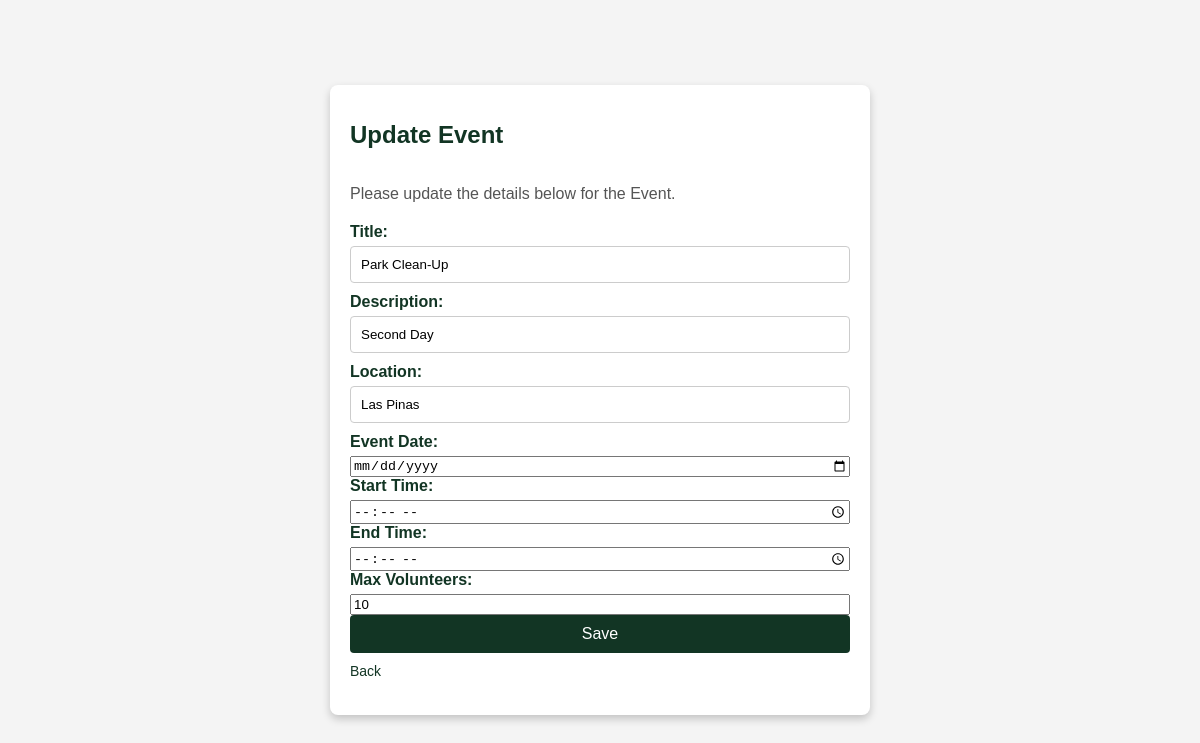
The app's page /updateevent/17/edit with its own data.
### app/models.py (models this page shows, shortened)
class Event(models.Model):
    title = models.CharField(max_length=100)
    description = models.TextField(max_length =300)
    location = models.CharField(max_length=255)
    event_date = models.DateField()
    start_time = models.TimeField()
    end_time = models.TimeField()
    max_volunteers = models.IntegerField()

### app/views.py (the view, shortened to what this page needs)
# urls.py: path('updateevent/<int:pk>/edit', AdminEventUpdateView.as_view(), name='update_event'),
class AdminEventUpdateView(UpdateView):
    model = Event
    fields = ['title', 'description', 'location', 'event_date',
              'start_time', 'end_time', 'max_volunteers']
    template_name = 'app/update_event.html'

### app/templates/app/update_event.html (shortened to what this page needs)
{% load static %}
<head>
    <link rel="stylesheet" href="{% static 'css/update.css' %}">
</head>
{% block content %}
    <div class="form-container">
        <div class="header">
            <h1>Update Event</h1>
        </div>
        <p class="intro-text">Please update the details below for the Event.</p>
        <form action="{% url 'update_event' object.pk %}" method="post">
            <label for="title">Title:</label>
            <input type="text" id="title" name="title" value="{{ event.title }}">
            <label for="description">Description:</label>
            <input type="text" id="description" name="description" value="{{ event.description }}">
            <label for="location">Location:</label>
            <input type="text" id="location" name="location" value="{{ event.location }}">
            <label for="event_date">Event Date:</label>
            <input type="date" id="event_date" name="event_date" value="{{ event.event_date }}">
            <label for="start_time">Start Time:</label>
            <input type="time" id="start_time" name="start_time" value="{{ event.start_time }}">
            <label for="end_time">End Time:</label>
            <input type="time" id="end_time" name="end_time" value="{{ event.end_time }}">
            <label for="max_volunteers">Max Volunteers:</label>
            <input type="number" id="max_volunteers" name="max_volunteers" value="{{ event.max_volunteers }}">
        <input type="submit" value="Save">
            <a href="/database">Back</a>
        </form>
    </div>
{% endblock content %}

### static/css/update.css (style rules this page uses)
.form-container { background-color: white; padding: 20px; border-radius: 8px; box-shadow: 0 4px 8px rgba(0, 0, 0, 0.2); width: 100%; max-width: 500px; }
.header { display: flex; justify-content: space-between; align-items: center; margin-bottom: 20px; }
h1 { color: #123524; font-size: 24px; }
.intro-text { color: #555; margin-bottom: 20px; }
form { display: flex; flex-direction: column; }
label { font-weight: bold; color: #123524; margin-bottom: 5px; }
input[type="text"] { width: 100%; padding: 10px; margin-bottom: 10px; border: 1px solid #ccc; border-radius: 4px; }
input[type="submit"] { background-color: #123524; color: white; padding: 10px; border: none; border-radius: 4px; cursor: pointer; font-size: 16px; }
a { text-decoration: none; color: #123524; font-size: 14px; margin-top: 10px; }

### records on screen
Event: title "Park Clean-Up", description "Second Day", location "Las Pinas", max_volunteers "10"
